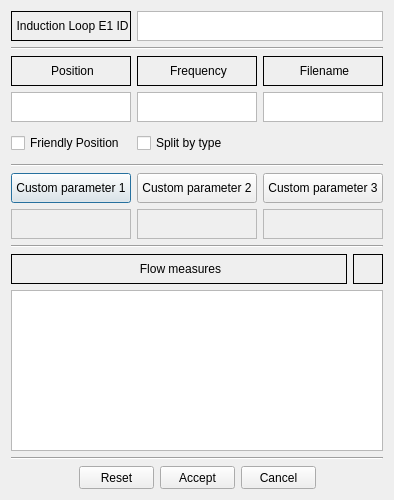
<?xml version="1.0" encoding="UTF-8"?>
<ui version="4.0">
 <class>inductionLoopsE1DetectorItemDialog</class>
 <widget class="QDialog" name="inductionLoopsE1DetectorItemDialog">
  <property name="geometry">
   <rect>
    <x>0</x>
    <y>0</y>
    <width>394</width>
    <height>500</height>
   </rect>
  </property>
  <property name="minimumSize">
   <size>
    <width>394</width>
    <height>500</height>
   </size>
  </property>
  <property name="maximumSize">
   <size>
    <width>500</width>
    <height>16777215</height>
   </size>
  </property>
  <property name="windowTitle">
   <string>Dialog</string>
  </property>
  <property name="modal">
   <bool>true</bool>
  </property>
  <layout class="QVBoxLayout" name="verticalLayout">
   <item>
    <layout class="QHBoxLayout" name="horizontalLayout_2">
     <item>
      <widget class="QLabel" name="LabelId">
       <property name="minimumSize">
        <size>
         <width>120</width>
         <height>30</height>
        </size>
       </property>
       <property name="maximumSize">
        <size>
         <width>120</width>
         <height>30</height>
        </size>
       </property>
       <property name="frameShape">
        <enum>QFrame::Box</enum>
       </property>
       <property name="text">
        <string>&lt;html&gt;&lt;head/&gt;&lt;body&gt;&lt;p align=&quot;center&quot;&gt;Induction Loop E1 ID&lt;/p&gt;&lt;/body&gt;&lt;/html&gt;</string>
       </property>
      </widget>
     </item>
     <item>
      <widget class="QTextEdit" name="TextId">
       <property name="minimumSize">
        <size>
         <width>0</width>
         <height>30</height>
        </size>
       </property>
       <property name="maximumSize">
        <size>
         <width>16777215</width>
         <height>30</height>
        </size>
       </property>
       <property name="textInteractionFlags">
        <set>Qt::TextSelectableByKeyboard|Qt::TextSelectableByMouse</set>
       </property>
      </widget>
     </item>
    </layout>
   </item>
   <item>
    <widget class="Line" name="line_4">
     <property name="orientation">
      <enum>Qt::Horizontal</enum>
     </property>
    </widget>
   </item>
   <item>
    <layout class="QVBoxLayout" name="verticalLayout_2">
     <item>
      <layout class="QHBoxLayout" name="horizontalLayout">
       <item>
        <widget class="QLabel" name="LabelPosition">
         <property name="minimumSize">
          <size>
           <width>120</width>
           <height>30</height>
          </size>
         </property>
         <property name="maximumSize">
          <size>
           <width>120</width>
           <height>30</height>
          </size>
         </property>
         <property name="frameShape">
          <enum>QFrame::Box</enum>
         </property>
         <property name="text">
          <string>&lt;html&gt;&lt;head/&gt;&lt;body&gt;&lt;p align=&quot;center&quot;&gt;Position&lt;/p&gt;&lt;/body&gt;&lt;/html&gt;</string>
         </property>
        </widget>
       </item>
       <item>
        <widget class="QLabel" name="LabelFrequency">
         <property name="minimumSize">
          <size>
           <width>120</width>
           <height>30</height>
          </size>
         </property>
         <property name="maximumSize">
          <size>
           <width>120</width>
           <height>30</height>
          </size>
         </property>
         <property name="frameShape">
          <enum>QFrame::Box</enum>
         </property>
         <property name="text">
          <string>&lt;html&gt;&lt;head/&gt;&lt;body&gt;&lt;p align=&quot;center&quot;&gt;Frequency&lt;/p&gt;&lt;/body&gt;&lt;/html&gt;</string>
         </property>
        </widget>
       </item>
       <item>
        <widget class="QLabel" name="LabelFilename">
         <property name="minimumSize">
          <size>
           <width>120</width>
           <height>30</height>
          </size>
         </property>
         <property name="maximumSize">
          <size>
           <width>120</width>
           <height>30</height>
          </size>
         </property>
         <property name="frameShape">
          <enum>QFrame::Box</enum>
         </property>
         <property name="text">
          <string>&lt;html&gt;&lt;head/&gt;&lt;body&gt;&lt;p align=&quot;center&quot;&gt;Filename&lt;/p&gt;&lt;/body&gt;&lt;/html&gt;</string>
         </property>
        </widget>
       </item>
      </layout>
     </item>
     <item>
      <layout class="QHBoxLayout" name="horizontalLayout_3">
       <item>
        <widget class="QTextEdit" name="TextPosition">
         <property name="minimumSize">
          <size>
           <width>120</width>
           <height>30</height>
          </size>
         </property>
         <property name="maximumSize">
          <size>
           <width>120</width>
           <height>30</height>
          </size>
         </property>
         <property name="textInteractionFlags">
          <set>Qt::TextSelectableByKeyboard|Qt::TextSelectableByMouse</set>
         </property>
        </widget>
       </item>
       <item>
        <widget class="QTextEdit" name="TextFrequency">
         <property name="minimumSize">
          <size>
           <width>120</width>
           <height>30</height>
          </size>
         </property>
         <property name="maximumSize">
          <size>
           <width>120</width>
           <height>30</height>
          </size>
         </property>
         <property name="html">
          <string>&lt;!DOCTYPE HTML PUBLIC &quot;-//W3C//DTD HTML 4.0//EN&quot; &quot;http://www.w3.org/TR/REC-html40/strict.dtd&quot;&gt;
&lt;html&gt;&lt;head&gt;&lt;meta name=&quot;qrichtext&quot; content=&quot;1&quot; /&gt;&lt;style type=&quot;text/css&quot;&gt;
p, li { white-space: pre-wrap; }
&lt;/style&gt;&lt;/head&gt;&lt;body style=&quot; font-family:'MS Shell Dlg 2'; font-size:8.25pt; font-weight:400; font-style:normal;&quot;&gt;
&lt;p style=&quot;-qt-paragraph-type:empty; margin-top:0px; margin-bottom:0px; margin-left:0px; margin-right:0px; -qt-block-indent:0; text-indent:0px;&quot;&gt;&lt;br /&gt;&lt;/p&gt;&lt;/body&gt;&lt;/html&gt;</string>
         </property>
         <property name="textInteractionFlags">
          <set>Qt::TextSelectableByKeyboard|Qt::TextSelectableByMouse</set>
         </property>
        </widget>
       </item>
       <item>
        <widget class="QTextEdit" name="TextFilename">
         <property name="minimumSize">
          <size>
           <width>120</width>
           <height>30</height>
          </size>
         </property>
         <property name="maximumSize">
          <size>
           <width>120</width>
           <height>30</height>
          </size>
         </property>
         <property name="html">
          <string>&lt;!DOCTYPE HTML PUBLIC &quot;-//W3C//DTD HTML 4.0//EN&quot; &quot;http://www.w3.org/TR/REC-html40/strict.dtd&quot;&gt;
&lt;html&gt;&lt;head&gt;&lt;meta name=&quot;qrichtext&quot; content=&quot;1&quot; /&gt;&lt;style type=&quot;text/css&quot;&gt;
p, li { white-space: pre-wrap; }
&lt;/style&gt;&lt;/head&gt;&lt;body style=&quot; font-family:'MS Shell Dlg 2'; font-size:8.25pt; font-weight:400; font-style:normal;&quot;&gt;
&lt;p style=&quot;-qt-paragraph-type:empty; margin-top:0px; margin-bottom:0px; margin-left:0px; margin-right:0px; -qt-block-indent:0; text-indent:0px;&quot;&gt;&lt;br /&gt;&lt;/p&gt;&lt;/body&gt;&lt;/html&gt;</string>
         </property>
         <property name="textInteractionFlags">
          <set>Qt::TextSelectableByKeyboard|Qt::TextSelectableByMouse</set>
         </property>
        </widget>
       </item>
      </layout>
     </item>
     <item>
      <layout class="QHBoxLayout" name="horizontalLayout_6">
       <item>
        <widget class="QCheckBox" name="CheckBoxFriendlyPosition">
         <property name="minimumSize">
          <size>
           <width>120</width>
           <height>30</height>
          </size>
         </property>
         <property name="maximumSize">
          <size>
           <width>120</width>
           <height>30</height>
          </size>
         </property>
         <property name="text">
          <string>Friendly Position</string>
         </property>
        </widget>
       </item>
       <item>
        <widget class="QCheckBox" name="CheckBoxSplitByType">
         <property name="minimumSize">
          <size>
           <width>120</width>
           <height>30</height>
          </size>
         </property>
         <property name="maximumSize">
          <size>
           <width>120</width>
           <height>30</height>
          </size>
         </property>
         <property name="text">
          <string>Split by type</string>
         </property>
        </widget>
       </item>
       <item>
        <spacer name="horizontalSpacer_3">
         <property name="orientation">
          <enum>Qt::Horizontal</enum>
         </property>
         <property name="sizeHint" stdset="0">
          <size>
           <width>40</width>
           <height>20</height>
          </size>
         </property>
        </spacer>
       </item>
      </layout>
     </item>
     <item>
      <widget class="Line" name="line">
       <property name="orientation">
        <enum>Qt::Horizontal</enum>
       </property>
      </widget>
     </item>
     <item>
      <layout class="QHBoxLayout" name="horizontalLayout_4">
       <item>
        <widget class="QPushButton" name="ButtonCustomParameter1Name">
         <property name="minimumSize">
          <size>
           <width>120</width>
           <height>30</height>
          </size>
         </property>
         <property name="maximumSize">
          <size>
           <width>120</width>
           <height>30</height>
          </size>
         </property>
         <property name="text">
          <string>Custom parameter 1</string>
         </property>
        </widget>
       </item>
       <item>
        <widget class="QPushButton" name="ButtonCustomParameter2Name">
         <property name="minimumSize">
          <size>
           <width>120</width>
           <height>30</height>
          </size>
         </property>
         <property name="maximumSize">
          <size>
           <width>120</width>
           <height>30</height>
          </size>
         </property>
         <property name="text">
          <string>Custom parameter 2</string>
         </property>
        </widget>
       </item>
       <item>
        <widget class="QPushButton" name="ButtonCustomParameter3Name">
         <property name="minimumSize">
          <size>
           <width>120</width>
           <height>30</height>
          </size>
         </property>
         <property name="maximumSize">
          <size>
           <width>120</width>
           <height>30</height>
          </size>
         </property>
         <property name="text">
          <string>Custom parameter 3</string>
         </property>
        </widget>
       </item>
      </layout>
     </item>
     <item>
      <layout class="QHBoxLayout" name="horizontalLayout_7">
       <item>
        <widget class="QTextEdit" name="TextCustomParameter1Value">
         <property name="enabled">
          <bool>false</bool>
         </property>
         <property name="minimumSize">
          <size>
           <width>120</width>
           <height>30</height>
          </size>
         </property>
         <property name="maximumSize">
          <size>
           <width>120</width>
           <height>30</height>
          </size>
         </property>
         <property name="verticalScrollBarPolicy">
          <enum>Qt::ScrollBarAlwaysOff</enum>
         </property>
         <property name="horizontalScrollBarPolicy">
          <enum>Qt::ScrollBarAlwaysOff</enum>
         </property>
         <property name="textInteractionFlags">
          <set>Qt::LinksAccessibleByKeyboard|Qt::LinksAccessibleByMouse|Qt::TextBrowserInteraction|Qt::TextEditable|Qt::TextEditorInteraction|Qt::TextSelectableByKeyboard|Qt::TextSelectableByMouse</set>
         </property>
        </widget>
       </item>
       <item>
        <widget class="QTextEdit" name="TextCustomParameter2Value">
         <property name="enabled">
          <bool>false</bool>
         </property>
         <property name="minimumSize">
          <size>
           <width>120</width>
           <height>30</height>
          </size>
         </property>
         <property name="maximumSize">
          <size>
           <width>120</width>
           <height>30</height>
          </size>
         </property>
         <property name="verticalScrollBarPolicy">
          <enum>Qt::ScrollBarAlwaysOff</enum>
         </property>
         <property name="horizontalScrollBarPolicy">
          <enum>Qt::ScrollBarAlwaysOff</enum>
         </property>
         <property name="textInteractionFlags">
          <set>Qt::LinksAccessibleByKeyboard|Qt::LinksAccessibleByMouse|Qt::TextBrowserInteraction|Qt::TextEditable|Qt::TextEditorInteraction|Qt::TextSelectableByKeyboard|Qt::TextSelectableByMouse</set>
         </property>
        </widget>
       </item>
       <item>
        <widget class="QTextEdit" name="TextCustomParameter3Value">
         <property name="enabled">
          <bool>false</bool>
         </property>
         <property name="minimumSize">
          <size>
           <width>120</width>
           <height>30</height>
          </size>
         </property>
         <property name="maximumSize">
          <size>
           <width>120</width>
           <height>30</height>
          </size>
         </property>
         <property name="verticalScrollBarPolicy">
          <enum>Qt::ScrollBarAlwaysOff</enum>
         </property>
         <property name="horizontalScrollBarPolicy">
          <enum>Qt::ScrollBarAlwaysOff</enum>
         </property>
         <property name="textInteractionFlags">
          <set>Qt::LinksAccessibleByKeyboard|Qt::LinksAccessibleByMouse|Qt::TextBrowserInteraction|Qt::TextEditable|Qt::TextEditorInteraction|Qt::TextSelectableByKeyboard|Qt::TextSelectableByMouse</set>
         </property>
        </widget>
       </item>
      </layout>
     </item>
    </layout>
   </item>
   <item>
    <widget class="Line" name="line_3">
     <property name="orientation">
      <enum>Qt::Horizontal</enum>
     </property>
    </widget>
   </item>
   <item>
    <layout class="QHBoxLayout" name="horizontalLayout_5">
     <item>
      <widget class="QLabel" name="LabelId_5">
       <property name="minimumSize">
        <size>
         <width>0</width>
         <height>30</height>
        </size>
       </property>
       <property name="maximumSize">
        <size>
         <width>16777215</width>
         <height>30</height>
        </size>
       </property>
       <property name="frameShape">
        <enum>QFrame::Box</enum>
       </property>
       <property name="text">
        <string>&lt;html&gt;&lt;head/&gt;&lt;body&gt;&lt;p align=&quot;center&quot;&gt;Flow measures&lt;/p&gt;&lt;/body&gt;&lt;/html&gt;</string>
       </property>
      </widget>
     </item>
     <item>
      <widget class="QLabel" name="LabelId_6">
       <property name="minimumSize">
        <size>
         <width>30</width>
         <height>30</height>
        </size>
       </property>
       <property name="maximumSize">
        <size>
         <width>30</width>
         <height>30</height>
        </size>
       </property>
       <property name="frameShape">
        <enum>QFrame::Box</enum>
       </property>
       <property name="text">
        <string>&lt;html&gt;&lt;head/&gt;&lt;body&gt;&lt;p align=&quot;center&quot;&gt;&lt;br/&gt;&lt;/p&gt;&lt;/body&gt;&lt;/html&gt;</string>
       </property>
      </widget>
     </item>
    </layout>
   </item>
   <item>
    <widget class="QListWidget" name="ListFlowMeasures"/>
   </item>
   <item>
    <widget class="Line" name="line_5">
     <property name="orientation">
      <enum>Qt::Horizontal</enum>
     </property>
    </widget>
   </item>
   <item>
    <layout class="QHBoxLayout" name="LayoutButtons">
     <item>
      <spacer name="horizontalSpacer">
       <property name="orientation">
        <enum>Qt::Horizontal</enum>
       </property>
       <property name="sizeHint" stdset="0">
        <size>
         <width>40</width>
         <height>20</height>
        </size>
       </property>
      </spacer>
     </item>
     <item>
      <widget class="QPushButton" name="ButtonReset">
       <property name="minimumSize">
        <size>
         <width>75</width>
         <height>23</height>
        </size>
       </property>
       <property name="maximumSize">
        <size>
         <width>75</width>
         <height>23</height>
        </size>
       </property>
       <property name="sizeIncrement">
        <size>
         <width>0</width>
         <height>0</height>
        </size>
       </property>
       <property name="text">
        <string>Reset</string>
       </property>
       <property name="icon">
        <iconset resource="../../../../resources/eNetEditorResources.qrc">
         <normaloff>:/main/reset.ico</normaloff>:/main/reset.ico</iconset>
       </property>
      </widget>
     </item>
     <item>
      <widget class="QPushButton" name="ButtonAccept">
       <property name="minimumSize">
        <size>
         <width>75</width>
         <height>23</height>
        </size>
       </property>
       <property name="maximumSize">
        <size>
         <width>75</width>
         <height>23</height>
        </size>
       </property>
       <property name="text">
        <string>Accept</string>
       </property>
       <property name="icon">
        <iconset resource="../../../../resources/eNetEditorResources.qrc">
         <normaloff>:/main/accept.ico</normaloff>:/main/accept.ico</iconset>
       </property>
      </widget>
     </item>
     <item>
      <widget class="QPushButton" name="ButtonCancel">
       <property name="minimumSize">
        <size>
         <width>75</width>
         <height>23</height>
        </size>
       </property>
       <property name="maximumSize">
        <size>
         <width>75</width>
         <height>23</height>
        </size>
       </property>
       <property name="text">
        <string>Cancel</string>
       </property>
       <property name="icon">
        <iconset resource="../../../../resources/eNetEditorResources.qrc">
         <normaloff>:/main/cancel.ico</normaloff>:/main/cancel.ico</iconset>
       </property>
      </widget>
     </item>
     <item>
      <spacer name="horizontalSpacer_2">
       <property name="orientation">
        <enum>Qt::Horizontal</enum>
       </property>
       <property name="sizeHint" stdset="0">
        <size>
         <width>40</width>
         <height>20</height>
        </size>
       </property>
      </spacer>
     </item>
    </layout>
   </item>
  </layout>
  <zorder>line_3</zorder>
  <zorder>line_4</zorder>
  <zorder>line_5</zorder>
 </widget>
 <resources>
  <include location="../../../../resources/eNetEditorResources.qrc"/>
 </resources>
 <connections/>
</ui>
